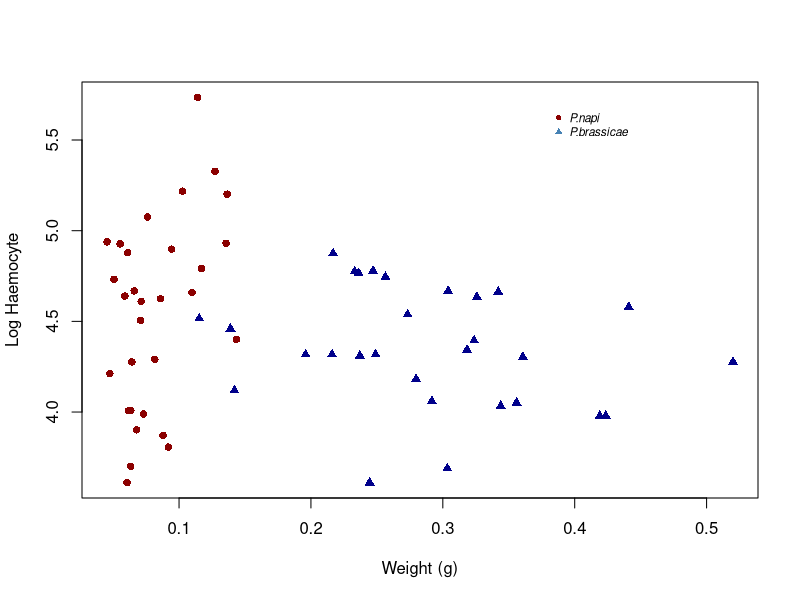

Write the R code that produced this figure.
# store the current directory
initial.dir<-getwd()
# change to the new directory
setwd("D:/Users/Dave/OneDrive/Development/R/Examples")

counts<-read.table("Haemocyte.txt",header=TRUE)

attach(counts)

plot(Weight,
     log(Count),
     type="n",
     xlab="Weight (g)",
     ylab="Log Haemocyte")

points(Weight[Species=="P.napi"],
       log(Count[Species=="P.napi"]),
       pch=16,
       col="darkred")

points(Weight[Species=="P.brassicae"],
       log(Count[Species=="P.brassicae"]),
       pch=17,
       col="darkblue")

legend(0.38,
       5.7,
       legend=c("P.napi","P.brassicae"),
       pch=16:17,
       col=c("darkred","steelblue"),
       cex=0.7,
       text.font=3,
       bty="n")

#set the directory back
setwd(initial.dir)
getwd()
